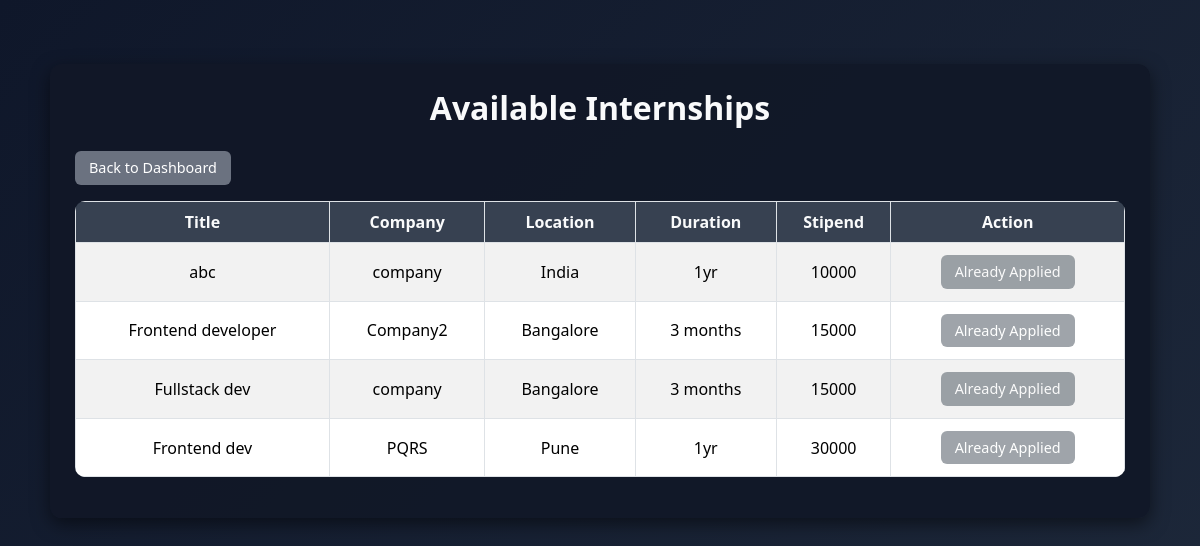
The app's page /php/view_internships.php (signed in) with its own data.
### tables this page shows
CREATE TABLE `internships` (
  `id` int(11) NOT NULL,
  `company_id` int(11) DEFAULT NULL,
  `title` varchar(100) DEFAULT NULL,
  `description` text DEFAULT NULL,
  `location` varchar(100) DEFAULT NULL,
  `duration` varchar(50) DEFAULT NULL,
  `stipend` varchar(50) DEFAULT NULL,
  `posted_on` timestamp NOT NULL DEFAULT current_timestamp()
);

CREATE TABLE `users` (
  `id` int(11) NOT NULL,
  `full_name` varchar(128) NOT NULL,
  `email` varchar(255) NOT NULL,
  `password` varchar(255) NOT NULL,
  `role` enum('admin','student','company') NOT NULL DEFAULT 'student'
);

### php/view_internships.php (the view, shortened to what this page needs)
<?php
require '../database.php';
$user_id = $_SESSION['user_id'];
$stmt = $conn->prepare("SELECT id FROM students WHERE user_id=?");
$stmt->bind_param("i", $user_id);
$stmt->execute();
$res = $stmt->get_result();
$student = $res->fetch_assoc();
$student_id = $student['id'] ?? null;
$sql = "SELECT i.id, i.title, i.description, i.location, i.duration, i.stipend, u.full_name AS company
        FROM internships i
        JOIN companies c ON i.company_id = c.id
        JOIN users u ON c.user_id = u.id
        ORDER BY i.posted_on DESC";
$result = $conn->query($sql);
?>
<!DOCTYPE html>
<html lang="en">
<head>
    <link href="https://cdn.jsdelivr.net/npm/bootstrap@5.3.3/dist/css/bootstrap.min.css" rel="stylesheet">
    <link rel="stylesheet" href="../css/view_internships.css">
</head>
<body class="p-4">
    <div class="container">
        <h2 class="mb-4">Available Internships</h2>
        <a href="student_dashboard.php" class="btn btn-secondary mb-3">Back to Dashboard</a>
        <?php if ($result->num_rows > 0): ?>
        <table class="table table-bordered table-striped">
            <thead>
                <tr>
                    <th>Title</th>
                    <th>Company</th>
                    <th>Location</th>
                    <th>Duration</th>
                    <th>Stipend</th>
                    <th>Action</th>
                </tr>
            </thead>
            <tbody>
                <?php while ($row = $result->fetch_assoc()): ?>
                <tr>
                    <td><?= htmlspecialchars($row['title']) ?></td>
                    <td><?= htmlspecialchars($row['company']) ?></td>
                    <td><?= htmlspecialchars($row['location']) ?></td>
                    <td><?= htmlspecialchars($row['duration']) ?></td>
                    <td><?= htmlspecialchars($row['stipend']) ?></td>
                    <td>
                        <?php if ($student_id): ?>
                            <?php
                            $appliedCheck = $conn->prepare("SELECT id FROM applications WHERE internship_id=? AND student_id=?");
                            $appliedCheck->bind_param("ii", $row['id'], $student_id);
                            $appliedCheck->execute();
                            $isApplied = $appliedCheck->get_result()->num_rows > 0;
                            ?>
                            <?php if ($isApplied): ?>
                                <button class="btn btn-secondary btn-sm" disabled>Already Applied</button>
                            <?php endif; ?>
                        <?php else: ?>
                            <span class="text-danger">Update profile to apply</span>
                        <?php endif; ?>
                    </td>
                </tr>
                <?php endwhile; ?>
            </tbody>
        </table>
        <?php else: ?>
            <p>No internships available right now.</p>
        <?php endif; ?>
    </div>
</body>
</html>

### CSS/view_internships.css (style rules this page uses)
body { min-height: 100vh; margin: 0; font-family: 'Segoe UI', Arial, sans-serif; background: linear-gradient(135deg, #0f172a, #1e293b); color: #f3f4f6; }
.container { max-width: 1100px; margin: 40px auto; background: rgba(17, 24, 39, 0.95); padding: 25px; border-radius: 12px; box-shadow: 0 6px 18px rgba(0,0,0,0.5); }
h2 { text-align: center; font-weight: 600; color: #f9fafb; margin-bottom: 25px; }
.table { border-radius: 10px; overflow: hidden; background: #1f2937; color: #f3f4f6; }
.table th { background: #374151; color: #f9fafb; font-weight: 600; text-align: center; vertical-align: middle; }
.table td { vertical-align: middle; text-align: center; padding: 12px; }
.btn { border-radius: 6px; padding: 6px 14px; font-size: 0.9rem; transition: all 0.2s ease; }
.btn-secondary { background-color: #6b7280; border: none; }
button[disabled] { cursor: not-allowed; opacity: 0.6; }

### records on screen
internships: title "abc", users.full_name "company", location "India", duration "1yr", stipend "10000"
internships: title "Frontend developer", users.full_name "Company2", location "Bangalore", duration "3 months", stipend "15000"
internships: title "Fullstack dev", users.full_name "company", location "Bangalore", duration "3 months", stipend "15000"
internships: title "Frontend dev", users.full_name "PQRS", location "Pune", duration "1yr", stipend "30000"
